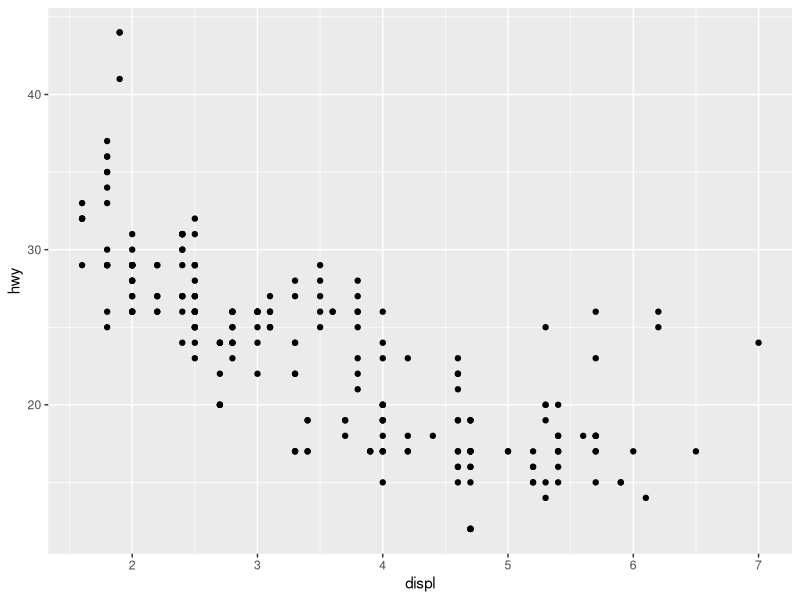
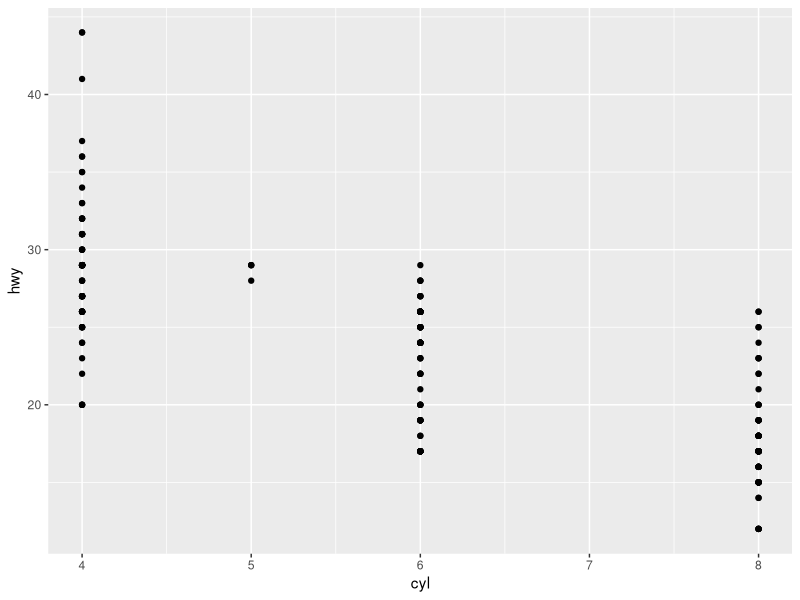
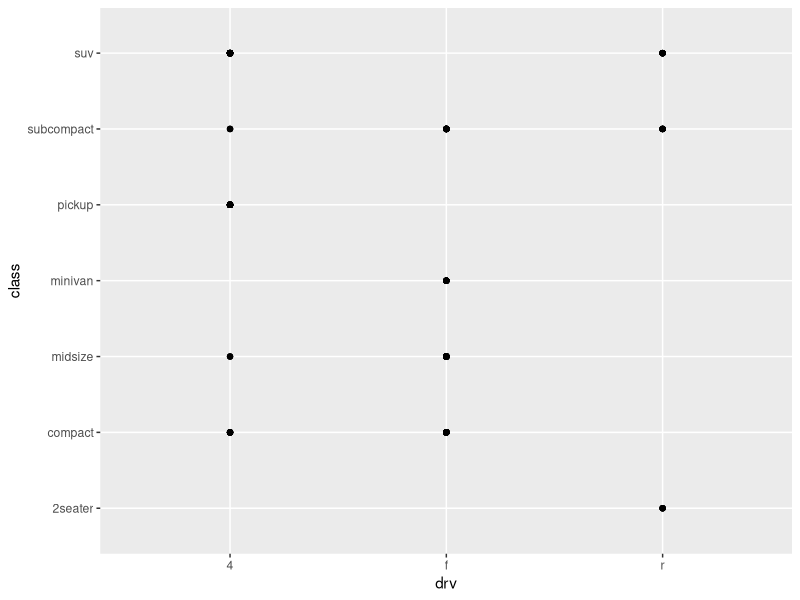
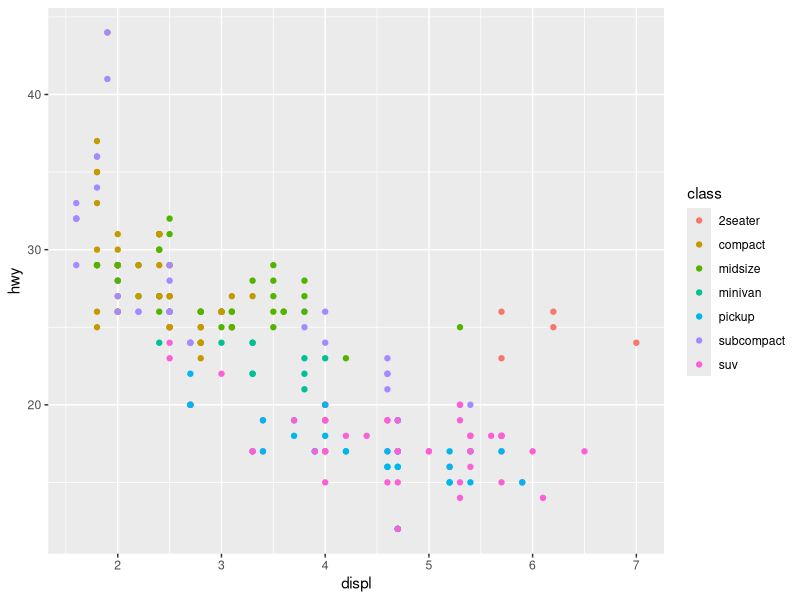
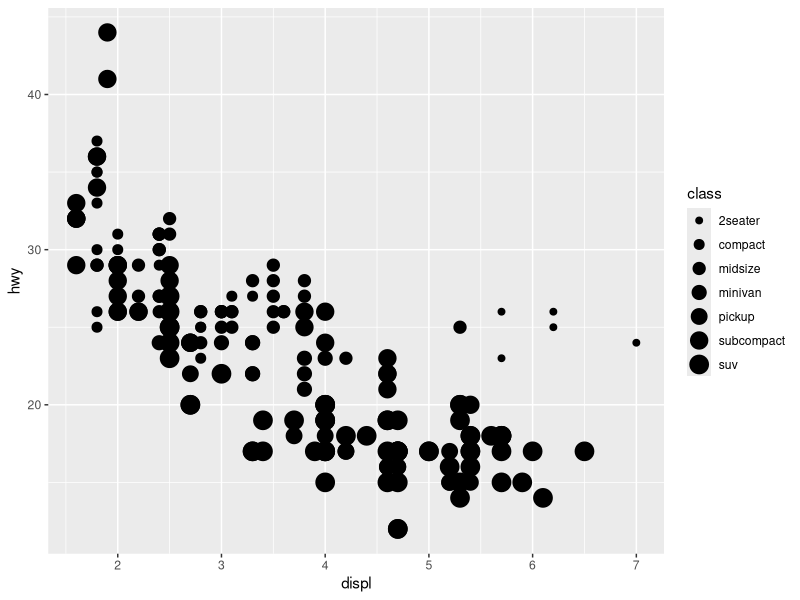
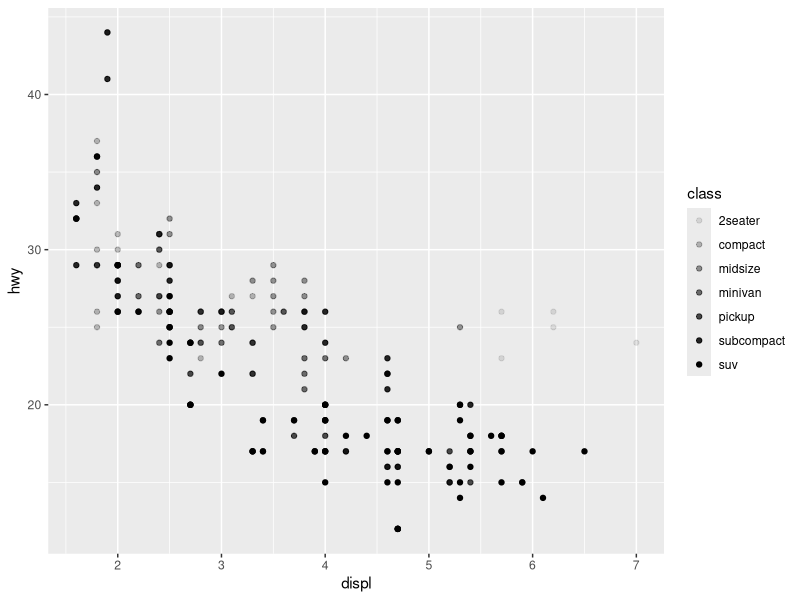
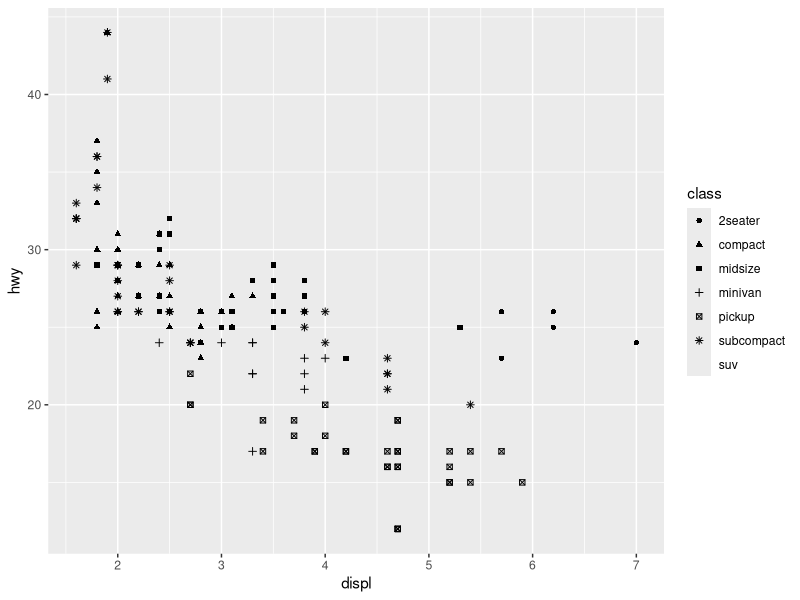
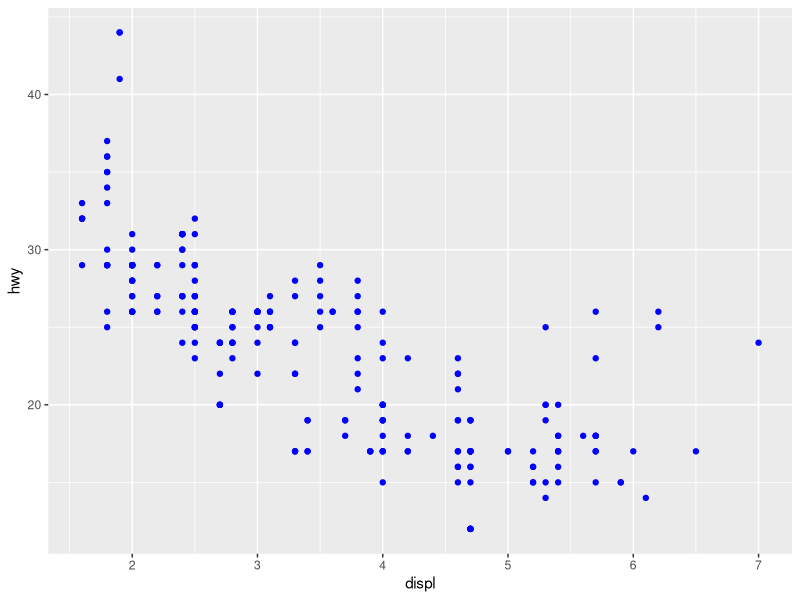

Source code (R) for these figures, in order: (Note: this script raises an error after producing the figures.)
# The series of data visualization examples here follow exercises found on R 
# for Data Science book

library(tidyverse)

View(mpg)

# Scatter plot of hwy vs displ--this shows the negative correlation between
# engine size and fuel efficiency
ggplot(data = mpg) + 
  geom_point(mapping = aes(x = displ, y = hwy))

# Scatter plot of hwy vs cyl
ggplot(data = mpg) + 
  geom_point(mapping = aes(x = cyl, y = hwy))

# Scatter plot of class vs drv--not useful because class is a categorical data
# and is visualizaed better using other chart types
ggplot(data = mpg) + 
  geom_point(mapping = aes(x = drv, y = class))

# Aesthetic mapping--adding color to differentiate categorical data, class
ggplot(data = mpg) + 
  geom_point(mapping = aes(x = displ, y = hwy, color = class))

# To visualize based on size, we can use this as reference. In this case, this 
# is not advisable because class is an unordered variable.
ggplot(data = mpg) + 
  geom_point(mapping = aes(x = displ, y = hwy, size = class))

## We can also use controls like transparency (alpha) or shape (shape)
# Transparency
ggplot(data = mpg) + 
  geom_point(mapping = aes(x = displ, y = hwy, alpha = class))

# Shape--note that we can only use six shapes at a time
ggplot(data = mpg) + 
  geom_point(mapping = aes(x = displ, y = hwy, shape = class))

# Sample of specifying color
ggplot(data = mpg) + 
  geom_point(mapping = aes(x = displ, y = hwy), color = "blue")

# Mapping continuous variable to color, size, and shape. Note that mapping to
# a shape will throw an error as this is not possible for a continuous variable.
# In this case, mapping to color looks best visually.
ggplot(data = mpg) + 
  geom_point(mapping = aes(x = displ, y = hwy, color = cyl)) 
ggplot(data = mpg) + 
  geom_point(mapping = aes(x = displ, y = hwy, size = cyl))
ggplot(data = mpg) + 
  geom_point(mapping = aes(x = displ, y = hwy, shape = cyl))




